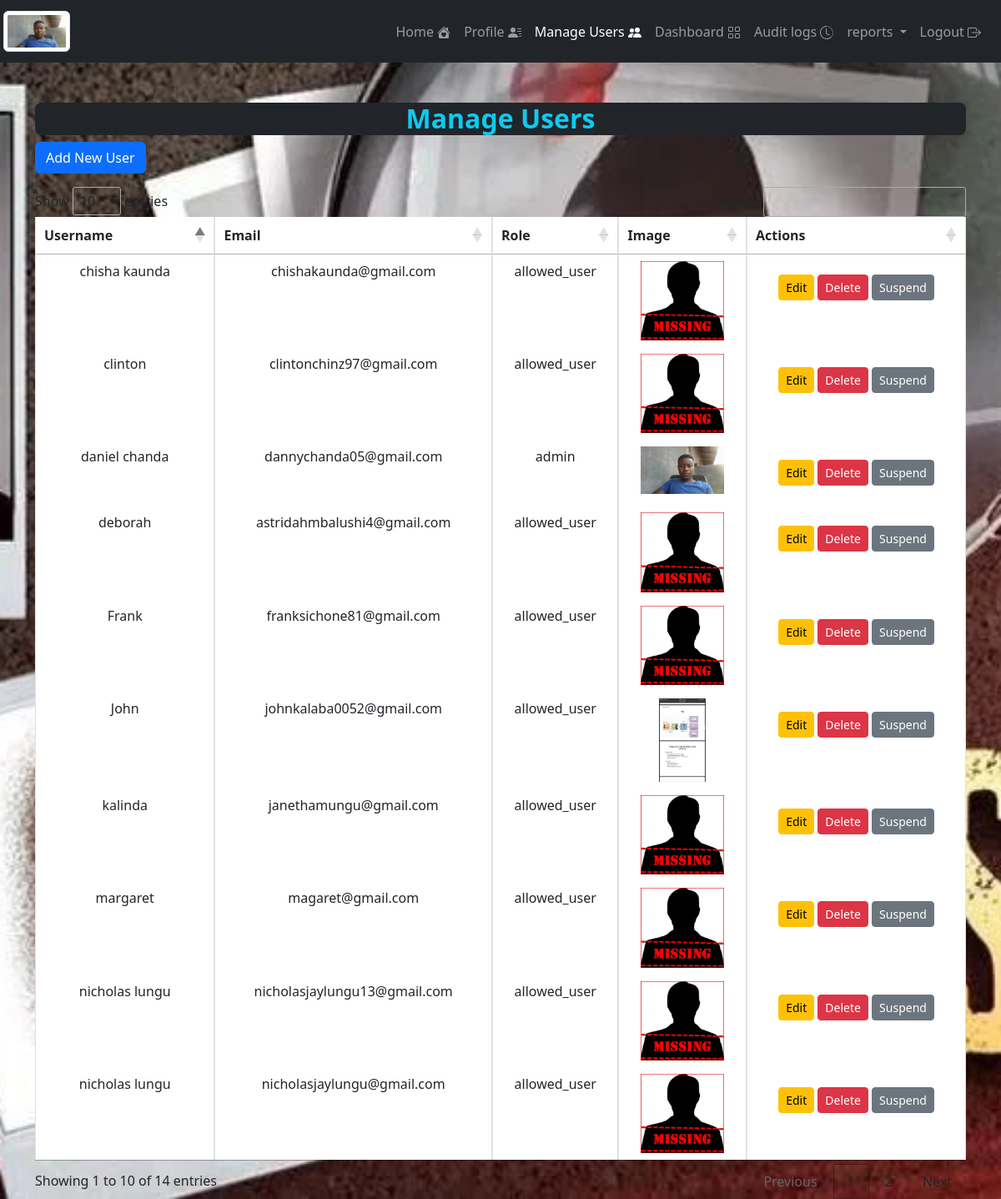
The app's page /views/Users/admin/manage_users.php (signed in) with its own data.
### tables this page shows
CREATE TABLE `users` (
  `id` int(11) NOT NULL,
  `username` varchar(50) NOT NULL,
  `email` varchar(100) NOT NULL,
  `password` varchar(255) NOT NULL,
  `role` enum('admin','allowed_user') NOT NULL,
  `created_at` timestamp NOT NULL DEFAULT current_timestamp(),
  `image` varchar(500) NOT NULL,
  `code` int(5) DEFAULT NULL,
  `status` enum('not verified','verified','suspended') NOT NULL
);

### Models/security.php (called while the page is built, shortened)
<?php
class Security {
    public static function sanitizeInput($input) {
        return htmlspecialchars(strip_tags($input));
    }
}
?>

### Models/user.php (called while the page is built, shortened)
<?php
require_once 'security.php';
class User {
    private $conn;
    private $table_name = "users";
    public function __construct($db) {
        $this->conn = $db;
    }
    public function getProfilePicture($id){
        $query = "SELECT image FROM " . $this->table_name . " WHERE id = :id";
        $stmt = $this->conn->prepare($query);
        $this->id = $id;
        $stmt->bindParam(":id", $this->id);
        $stmt->execute();
        return $stmt->fetch(PDO::FETCH_ASSOC);
    }
	public function getAllUsers() {
        $query = "SELECT id, username, email, role, image,status FROM " . $this->table_name;
        $stmt = $this->conn->prepare($query);
        $stmt->execute();
        return $stmt->fetchAll(PDO::FETCH_ASSOC);
    }
}
?>

### views/Users/admin/manage_users.php (the view, shortened to what this page needs)
<?php
require_once '../../../models/User.php';
require_once '../../navbar.php';
$database = new DatabaseConfiguration();
$db = $database->getConnection();
$userInstance = new User($db);
$users = $userInstance->getAllUsers();
$role = $_SESSION['role'];
$profilePic = $userInstance->getProfilePicture(security::sanitizeInput($_SESSION['user_id']));
?>
<!DOCTYPE html>
<html lang="en">
<head>
    <link href="https://cdn.jsdelivr.net/npm/bootstrap@5.3.0/dist/css/bootstrap.min.css" rel="stylesheet">
    <link href="https://cdn.datatables.net/1.13.4/css/jquery.dataTables.min.css" rel="stylesheet">
    <link href="../../../assets/css/master.css" rel="stylesheet">
    <link href="../../style.css" rel="stylesheet">
</head>
<body class="userbody">
<nav class="navbar navbar-expand-lg navbar-dark bg-dark sticky-top">
    <a class="navbar-brand ms-1" href="#"><img class="img-fluid img-thumbnail rounded" alt="profile picture" src="../../<?php echo $profilePic['image'];?>" width="80" height="74"></a>
    <div class="offcanvas offcanvas-start" tabindex="-1" id="offcanvasNavbar" aria-labelledby="offcanvasNavbarLabel">
      <div class="offcanvas-body bg-dark">
        <ul class="navbar-nav justify-content-end flex-grow-1 pe-3">
            <?php echo getNavBar($role,'','', 'active" aria-current="page"', '', '', ''); ?>
        </ul>
    </div>
</nav>
<div class="container mt-5">
    <h2 class="text-center text-info text-capitalize fw-bold bg-dark mb-2 rounded-3">Manage Users</h2>
    <button type="button" class="btn btn-primary mb-3" data-bs-toggle="modal" data-bs-target="#staticBackdrop">Add New User</button>
    <div class="table-responsive">
        <table id="usersTable" class="table table-bordered table-hover text-center">
        <thead>
            <tr>
                <th>Username</th>
                <th>Email</th>
                <th>Role</th>
                <th>Image</th>
                <th>Actions</th>
            </tr>
        </thead>
        <tbody>
            <?php foreach ($users as $user): ?>
            <tr>
                <td><?php echo htmlspecialchars($user['username']); ?></td>
                <td><?php echo htmlspecialchars($user['email']); ?></td>
                <td><?php echo htmlspecialchars($user['role']); ?></td>
                <td><img class="img-fluid user-image" src="../../<?php echo htmlspecialchars($user['image']); ?>" alt="user image"></td>
                <td>
                    <button type="button" class="btn btn-warning btn-sm" data-bs-toggle="modal" data-bs-target="#staticBackdrop<?php echo $user['id']; ?>">Edit</button>
                    <button class="btn btn-danger btn-sm my-3"
                    onclick="return Swal.fire({
                        title: 'Are you sure you wish to remove <?php echo $user['username']?>?'+
                        '\nNote: Please be aware that removing a user will also permanently delete their associated data, including any filed reports.',
                        showDenyButton: true,
                        showCancelButton: true,
                        confirmButtonText: 'Don\'t Delete',
                        denyButtonText: 'Delete'
                        }).then((result) => {
                        if (result.isDenied) {
                            let role = '<?php echo $user['role']?>';
                            if (role === 'admin') {
                                Swal.fire('Cannot delete admin', '', 'warning');
                                return;
                            }
                            window.location.href = 'includes/delete_user.php?id=<?php echo $user['id']?>';
                            Swal.fire('Deleted', '', 'info');
                        } else if (result.isConfirmed) {
                            Swal.fire('Not deleted', '', 'info');
                        }
                    });">Delete</button>
                    <button class="btn btn-secondary btn-sm my-3 "
                    onclick="return Swal.fire({
                        title: 'Are you sure you want to ' + this.textContent + ' <?php echo $user['username']?>?',
                        showCancelButton: true,
                        confirmButtonText: 'Confirm'
                        }).then((result) => {
                        if (result.isConfirmed) {
                            //get the role of the user
                            let role = '<?php echo $user['role']?>';
                            //check the role of the user if it's an admin
                            if (role === 'admin') {
                                Swal.fire('Cannot suspend admin', '', 'warning');
                                return;
                            }
                            if(this.textContent == 'Suspend'){
                                //lets suspend this user
                                //create an ajax object for sending request to manage user access to suspend user
                                let http = new  XMLHttpRequest();
                                //open the connection
                                http.open('POST','includes/manage_user_access.php');
                                //set the request header
                                http.setRequestHeader('Content-Type', 'application/x-www-form-urlencoded');
                                //get the response
                                http.onload = ()=>{
                                    //if responce is okay
                                    if(http.status == 200){
                                        //notify user
                                        Swal.fire('suspended! \n<?php echo $user['username']?> won\'t be able to log in.', '', 'info');
                                        //get response text and update the button
                                        this.innerText = http.responseText;
                                    }else{
                                        //an urror must have occured,notify user and show error code
                                        Swal.fire('An error occured.errorCode='+ http.status, '', 'error');
                                    }
                                };
                                //send the request with action = suspend indicating that this user is suspended
                                http.send('userId=<?php echo $user['id']?>&action=suspend');
                            }else if(this.textContent == 'Reactivate'){
                                //lets reactivate this user
                                //create an ajax object for sending request to manage user access to reactivate user
                                let http = new  XMLHttpRequest();
                                //open the connection
                                http.open('POST','includes/manage_user_access.php');
                                //set the request header
                                http.setRequestHeader('Content-Type', 'application/x-www-form-urlencoded');
                                //get the response
                                http.onload = ()=>{
                                    //if responce is okay
                                    if(http.status == 200){
                                        //notify user
                                        Swal.fire('Activated!\n<?php echo $user['username']?> is now allowed to login.', '', 'info');
                                        //get response text and update the button
                                        this.innerText = http.responseText;
                                    }else{
                                        //an urror must have occured,notify user and show error code
                                        Swal.fire('An error occured.errorCode='+ http.status, '', 'error');
                                    }
                                };
                                //send the request with action = reactivate indicating that this user is activated
                                http.send('userId=<?php echo $user['id']?>&action=reactivate');
                            }
                        }
                    });"><?php if($user['status'] == 'suspended'){
                        echo 'Reactivate';
                    }else{echo 'Suspend';}
                    ?></button>
                </td>
            </tr>
            <?php endforeach; ?>
        </tbody>
    </table>
    </div>
</div>
</body>
</html>

### views/navbar.php (shortened to what this page needs)
<?php
function getNavBar($role, $homeActive, $profileActive, $manageUsersActive, $dashboardActive, $auditLActive, $reportsActive) {
    $navItems = '';
    if ($role === 'admin') {
        $navItems .= '
            <li class="nav-item"><a class="nav-link '.$homeActive.'" href="/missing/views/Home.php">Home '.getIcon("home").'</a></li>
            <li class="nav-item"><a class="nav-link '.$profileActive.'" href="/missing/views/profile.php">Profile '.getIcon("profile").'</a></li>
            <li class="nav-item"><a class="nav-link '.$manageUsersActive.'" href="/missing/views/Users/admin/manage_users.php">Manage Users '.getIcon("manage users").'</a></li>
            <li class="nav-item"><a class="nav-link '.$dashboardActive.'" href="/missing/views/Users/admin/admin_dashboard.php">Dashboard '.getIcon("dashboard").'</a></li>
            <li class="nav-item"><a class="nav-link '.$auditLActive.'" href="/missing/views/Users/admin/view_audit_logs.php">Audit logs '.getIcon("audit logs").'</a></li>
            <li class="nav-item dropdown">
                <a class="nav-link btn-dark dropdown-btn dropdown-toggle nav-item '.$reportsActive.'" data-bs-auto-close="outside" href="#" role="button" data-bs-toggle="dropdown" aria-expanded="false">
                    reports
                </a>
                    <li class="nav-item"><a class="dropdown-item nav-link" href="/missing/views/Users/admin/approve_reports.php">Manage Reports '.getIcon("approve reports").'</a></li>
                    <li class="nav-item"><a class="dropdown-item nav-link" href="/missing/views/submit_report.php">File Report '.getIcon("file reports").'</a></li>
                        <li class="nav-item"><a class="dropdown-item nav-link" href="/missing/views/Users/admin/match_reports.php">Match Reports '.getIcon("potential matches").'</a></li>
                        <li class="nav-item"><a class="dropdown-item nav-link" href="/missing/views/view_missing_persons.php">All Reports '.getIcon("reports").'</a></li>
            <li>
            <li class="nav-item"><a class="nav-link" href="/missing/views/logout.php">Logout '.getIcon("logout").'</a></li>
        ';
    }
    return $navItems;
}

### assets/css/master.css (style rules this page uses)
.nav-item { border-radius: 10px; transition: 0.5s; }
.userbody { background: url('../../images/missingimg2.jpg') no-repeat center center fixed; background-size: cover; }

### views/style.css (style rules this page uses)
.userbody { background: url('../images/missingimg2.jpg') no-repeat center center fixed; background-size: cover; }

### views/Users/admin/manage_users.php (style rules this page uses)
.user-image { max-width: 100px; max-height: 100px; width: auto; height: auto; }

### records on screen
users: image (picture), username "daniel chanda", email "dannychanda05@gmail.com", role "admin", status "Suspend"
users: username "Frank", email "franksichone81@gmail.com", role "allowed_user", image (placeholder picture), status "Suspend"
users: username "margaret", email "magaret@gmail.com", role "allowed_user", image (placeholder picture), status "Suspend"
users: username "chisha kaunda", email "chishakaunda@gmail.com", role "allowed_user", image (placeholder picture), status "Suspend"
users: username "nicholas lungu", email "nicholasjaylungu13@gmail.com", role "allowed_user", image (placeholder picture), status "Suspend"
users: username "nicholas lungu", email "nicholasjaylungu@gmail.com", role "allowed_user", image (placeholder picture), status "Suspend"
users: username "deborah", email "astridahmbalushi4@gmail.com", role "allowed_user", image (placeholder picture), status "Suspend"
users: username "John", email "johnkalaba0052@gmail.com", role "allowed_user", image (picture), status "Suspend"
users: username "clinton", email "clintonchinz97@gmail.com", role "allowed_user", image (placeholder picture), status "Suspend"
users: username "kalinda", email "janethamungu@gmail.com", role "allowed_user", image (placeholder picture), status "Suspend"
